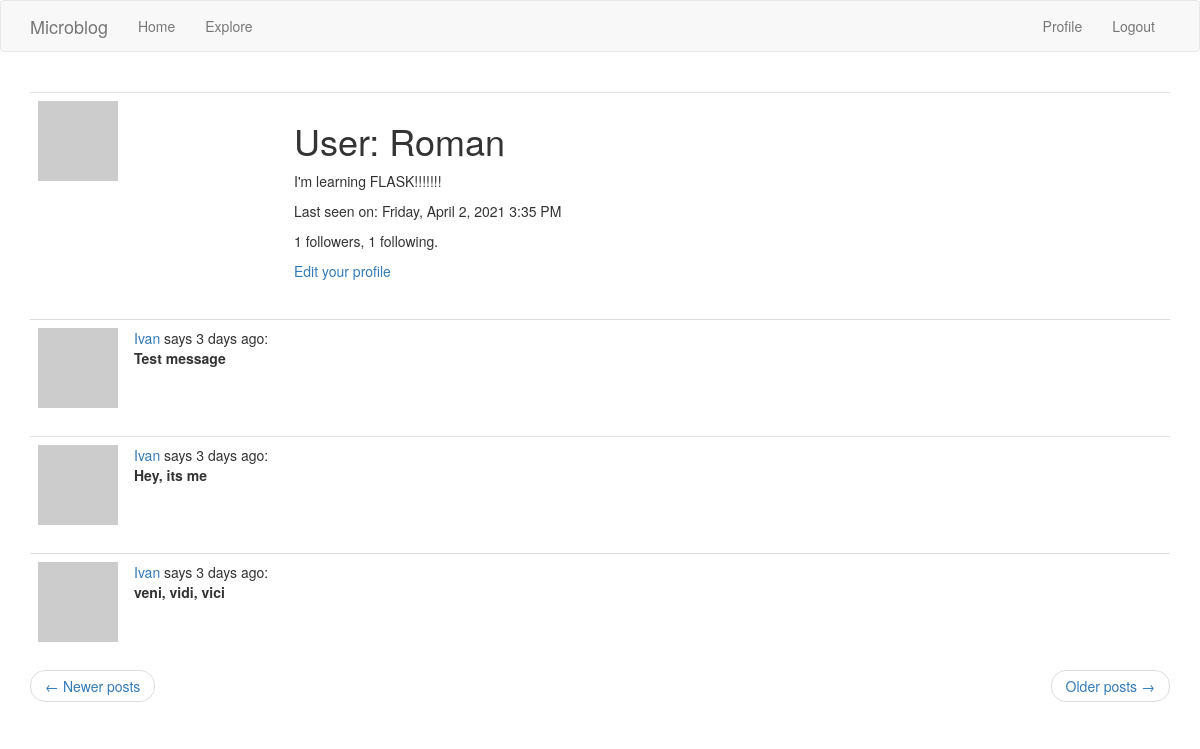
The page /user/Roman?page=3 (signed in) on the database its author committed.
### blog/models.py (models this page shows, shortened)
class User(UserMixin, db.Model):
    __tablename__ = 'users'
    id = db.Column(db.Integer, primary_key=True)
    username = db.Column(db.String(64), index=True, unique=True)
    email = db.Column(db.String(128), index=True, unique=True)
    password_hash = db.Column(db.String(128))
    posts = db.relationship('Post', backref='author', lazy='dynamic')
    about_me = db.Column(db.String(160))
    last_seen = db.Column(db.DateTime, default=datetime.utcnow)
    followed = db.relationship('User',
                               secondary=followed_followers,
                               primaryjoin=(followed_followers.c.follower_id == id),
                               secondaryjoin=(followed_followers.c.followed_id == id),
                               backref=db.backref('followers', lazy='dynamic'),
                               lazy='dynamic')
    def get_avatar(self, size):
        avatar = md5(self.email.lower().encode('utf-8')).hexdigest()
        return f'https://www.gravatar.com/avatar/{avatar}?d=identicon&s={size}'
    def get_followed_posts(self):
        followed = Post.query.\
            join(followed_followers, (followed_followers.c.followed_id == Post.user_id)).\
            filter(followed_followers.c.follower_id == self.id)
        own = Post.query.filter_by(user_id=self.id)
        return followed.union(own).order_by(Post.timestamp.desc())

class Post(db.Model):
    __tablename__ = 'posts'
    id = db.Column(db.Integer, primary_key=True)
    body = db.Column(db.String(140))
    timestamp = db.Column(db.DateTime, index=True, default=datetime.utcnow)
    user_id = db.Column(db.Integer, db.ForeignKey('users.id'))

### blog/routes.py (the view)
@app.route('/user/<username>')
@login_required
def user(username):
    user = User.query.filter_by(username=username).first_or_404()
    page = request.args.get('page', 1, type=int)
    if user == current_user:
        posts = user.get_followed_posts().paginate(page, app.config['POST_PER_PAGE'], False)
    else:
        posts = user.posts.order_by(Post.timestamp.desc()).paginate(page, app.config['POST_PER_PAGE'], False)
    next_url = url_for('user', username=user.username, page=posts.next_num) if posts.has_next else None
    prev_url = url_for('user', username=user.username, page=posts.prev_num) if posts.has_prev else None
    form = EmptyForm()
    return render_template('user.html', user=user, form=form, posts=posts.items, next_url=next_url, prev_url=prev_url)

### blog/models.py (called while the page is built)
@login.user_loader
def load_user(user_id):
    return User.query.get(int(user_id))

### blog/routes.py (called while the page is built)
@app.before_request
def before_request():
    if current_user.is_authenticated:
        current_user.last_seen = datetime.utcnow()
        db.session.commit()

### blog/templates/user.html (shortened to what this page needs)
{% extends "base.html" %}
{% block app_content %}
    <table class="table table-hover">
        <tr>
            <td width="256px"><img src="{{ user.get_avatar(256) }}"></td>
            <td>
                <h1>User: {{ user.username }}</h1>
                {% if user.about_me %}<p>{{ user.about_me }}</p>{% endif %}
                {% if user.last_seen %}<p>Last seen on: {{ moment(user.last_seen).format('LLLL') }}</p>{% endif %}
                <p>{{ user.followers.count() }} followers, {{ user.followed.count() }} following.</p>
                {% if user == current_user %}
                <p><a href="{{ url_for('edit_profile') }}">Edit your profile</a></p>
                {% endif %}
            </td>
        </tr>
    </table>
{% for post in posts %}
    {% include '_post.html' %}
{% endfor %}
{% include '_pagination.html' %}
{% endblock app_content %}

### blog/templates/_post.html
 <table class="table table-hover">
        <tr>
            <td width="70px">
                <a href="{{ url_for('user', username=post.author.username) }}">
                    <img src="{{ post.author.get_avatar(80) }}" />
                </a>
            </td>
            <td>
                <a href="{{ url_for('user', username=post.author.username) }}">
                    {{ post.author.username }}
                </a>
                says {{ moment(post.timestamp).fromNow() }}:
                <br>
                <b>{{ post.body }}</b>
                <br>
            </td>
        </tr>
    </table>

### rows shown on the page
User: username "Roman", about_me "I'm learning FLASK!!!!!!!", last_seen "Friday, April 2, 2021 3:35 PM"
Post: author.username "Ivan", timestamp "3 days ago", body "Test message"
Post: author.username "Ivan", timestamp "3 days ago", body "Hey, its me"
Post: author.username "Ivan", timestamp "3 days ago", body "veni, vidi, vici"

### other values the page prints
{{ user.followers.count() }} "1"
{{ user.followed.count() }} "1"
